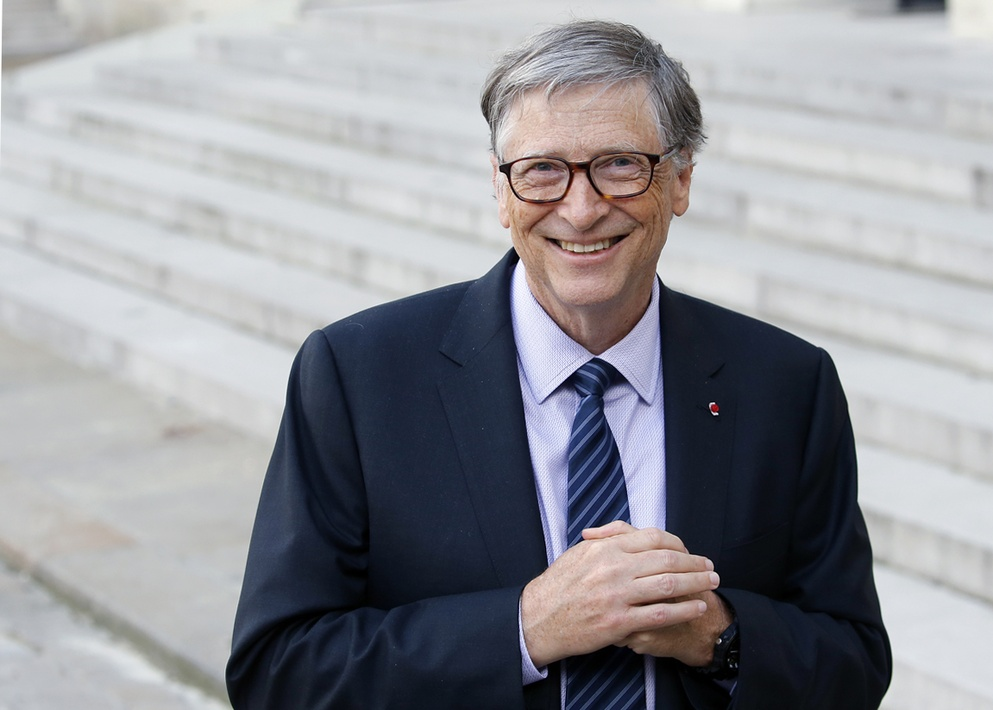
#> input picture images/Bill Gates.jpg, 993 x 710 px, shrunk from 1151 x 823 before the run
$ python -i harrisDetector.py   (imports and definitions only)   (older library calls are emulated)
#> lines starting #> are read from the running program, lines starting #| are printed output that depends on the picture
#> further down, picture is the input picture: shape (710, 993, 3); mean B, G, R 153.5, 148.3, 147.6
import cv2
import numpy as np
import time

def harrisCorner(img):
   # Define the k value
    k = 0.04
    img = img.astype(np.float32) / 255.0


    # Start the timer
    start_time = time.time()

    # Compute the x and y derivatives using the Sobel operator
    Ix = cv2.Sobel(img, cv2.CV_64F, 1, 0, ksize=3)
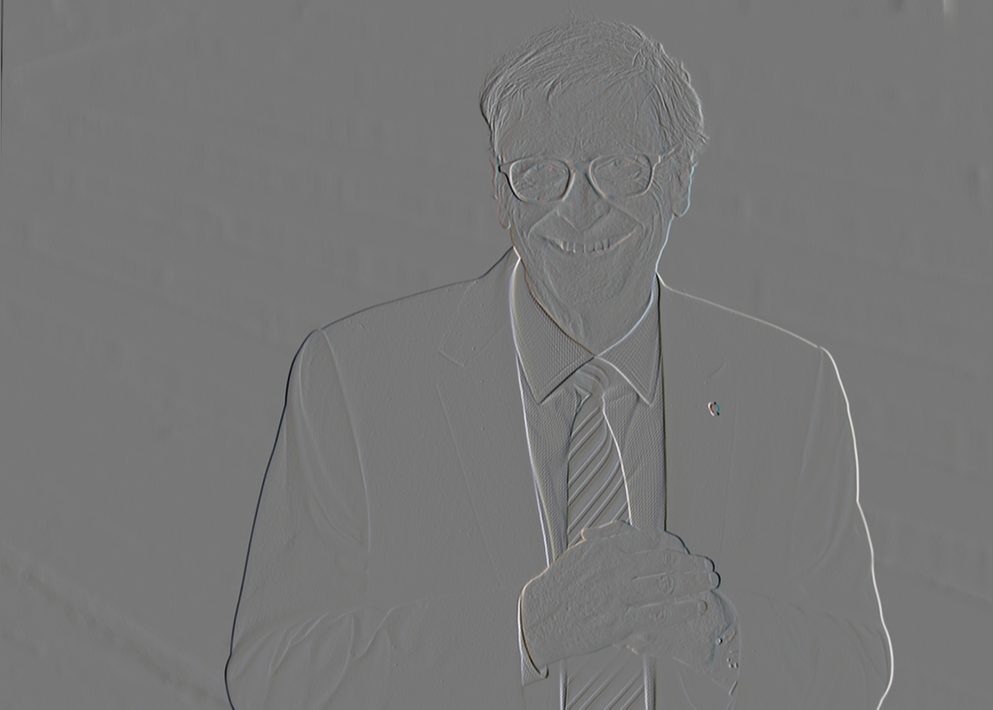
#> Ix: shape (710, 993, 3) float64; mean of channels 0, 1, 2 0.000166, 0.000136, 0.000122; drawn with min black and max white
    Iy = cv2.Sobel(img, cv2.CV_64F, 0, 1, ksize=3)
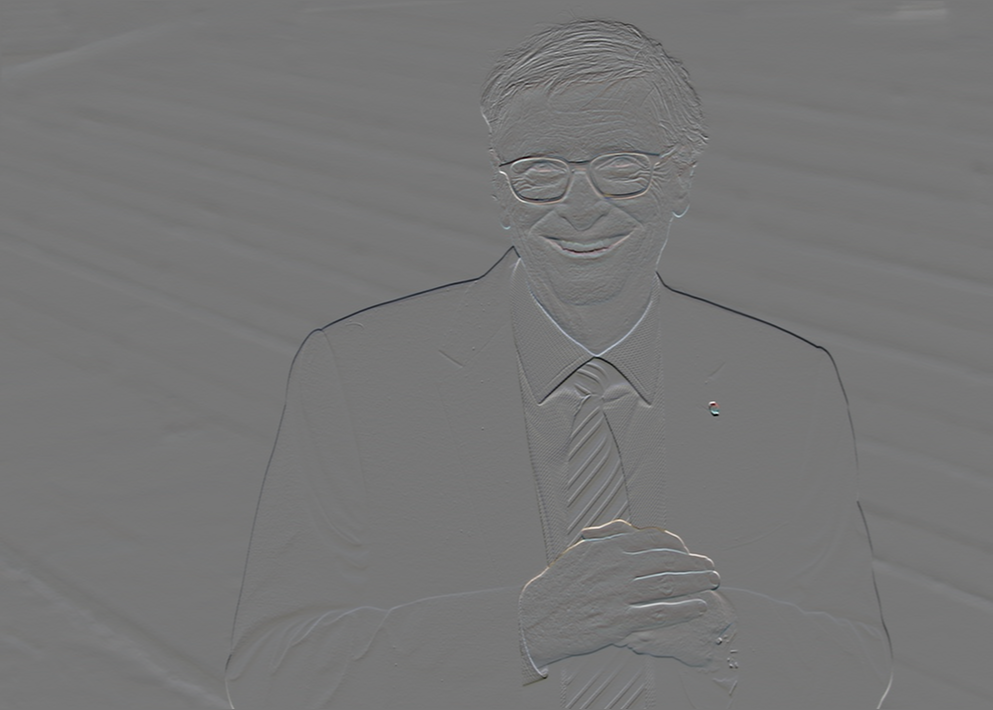
#> Iy: shape (710, 993, 3) float64; mean of channels 0, 1, 2 -0.00478, -0.00517, -0.00527; drawn with min black and max white

    # Compute the elements of the structure tensor M
    Ix2 = np.multiply(Ix, Ix)
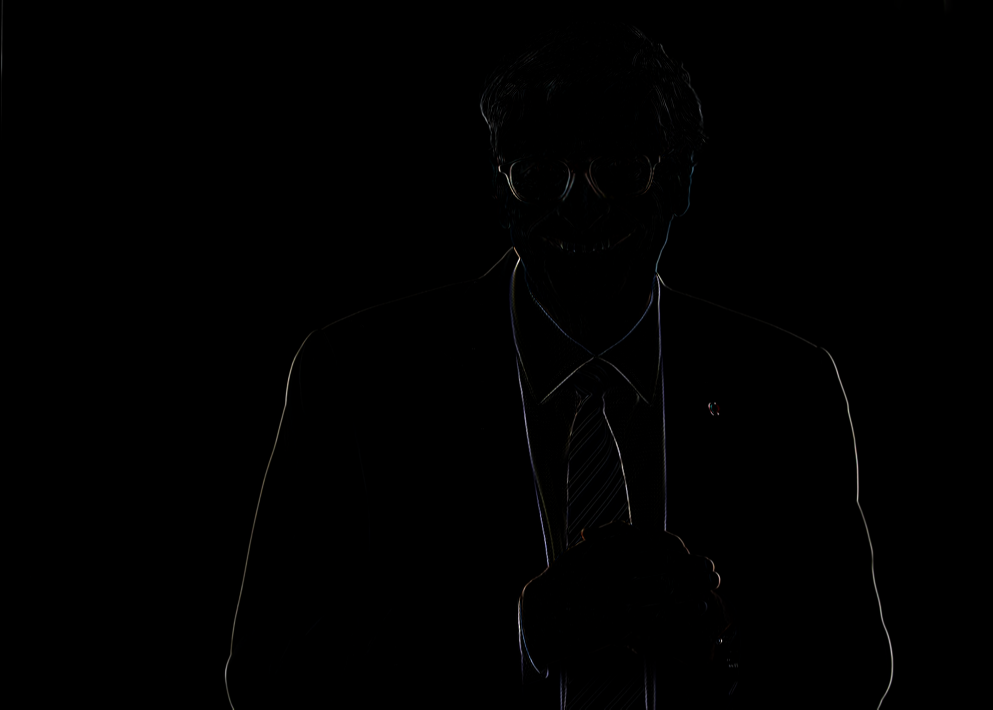
#> Ix2: shape (710, 993, 3) float64; mean of channels 0, 1, 2 0.0388, 0.0373, 0.0377; drawn with min black and max white
    Iy2 = np.multiply(Iy, Iy)
    Ixy = np.multiply(Ix, Iy)

    # Compute the sums of the structure tensor elements over a local window
    window_size = 3
    Sx2 = cv2.boxFilter(Ix2, -1, (window_size, window_size))
    Sy2 = cv2.boxFilter(Iy2, -1, (window_size, window_size))
    Sxy = cv2.boxFilter(Ixy, -1, (window_size, window_size))


    # Compute the Harris response for each pixel
    k = 0.04
    R = np.zeros_like(img, dtype=np.float32)
    for y in range(img.shape[0]):
        for x in range(img.shape[1]):
            M = np.array([[Sx2[y, x], Sxy[y, x]], [Sxy[y, x], Sy2[y, x]]])
            eigenvals, _ = np.linalg.eig(M)
            R[y, x] = np.prod(eigenvals) - k * np.sum(eigenvals)
#> R: shape (710, 993, 3) float32; every value is 0

    # Threshold the Harris response to obtain corner candidates
    threshold = 0.01 * np.max(R)
    corners = []
    for y in range(img.shape[0]):
        for x in range(img.shape[1]):
            if R[y, x] > threshold:
                corners.append((x, y))


    # Apply non-maximum suppression to get the final corner locations
    window_size = 5
    corners_final = []
    for corner in corners:
        x, y = corner
        corner_val = R[y, x]
        window = R[max(y-window_size, 0):min(y+window_size+1, img.shape[0]),
                max(x-window_size, 0):min(x+window_size+1, img.shape[1])]
        if np.max(window) == corner_val:
            corners_final.append(corner)

    # Draw the corners on the original image and show the result
    img_with_corners = cv2.cvtColor(img, cv2.COLOR_GRAY2RGB)
    for corner in corners_final:
        cv2.circle(img_with_corners, corner, 5, (0, 0, 255), 2)
    # End the timer
    end_time = time.time()

    # Calculate the execution time
    execution_time = end_time - start_time


    return img_with_corners, execution_time

>>> import cv2
>>> picture = cv2.imread('images/Bill Gates.jpg')
#> (the run stopped early here; a loop or call above may not have finished)

$ run again, on images/HoughLineExample.jpg
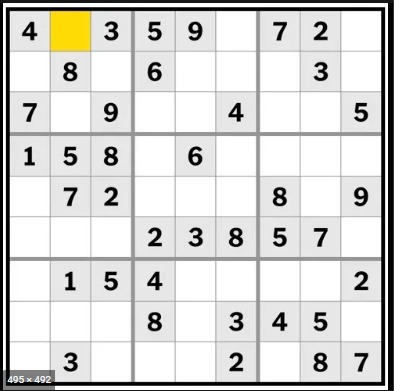
#> input picture images/HoughLineExample.jpg, 394 x 391 px
#> picture is the input picture: shape (391, 394, 3); mean B, G, R 210.7, 212.8, 213.2
#> in harrisCorner, `Sy2 = cv2.boxFilter(Iy2, -1, (window_size, window_size))`:
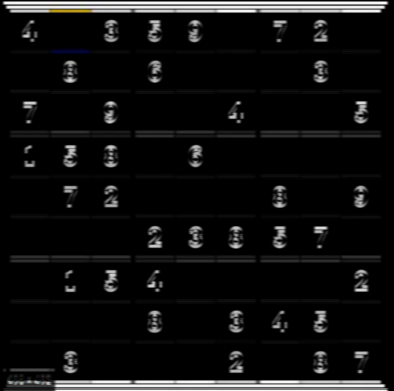
#> Sy2: shape (391, 394, 3) float64; mean of channels 0, 1, 2 0.587, 0.589, 0.59; drawn with min black and max white
#> in harrisCorner, `Sxy = cv2.boxFilter(Ixy, -1, (window_size, window_size))`:
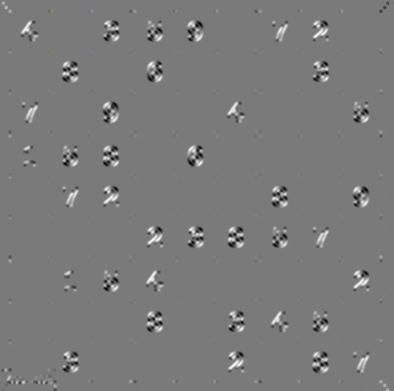
#> Sxy: shape (391, 394, 3) float64; mean of channels 0, 1, 2 0.0139, 0.0139, 0.0138; drawn with min black and max white
